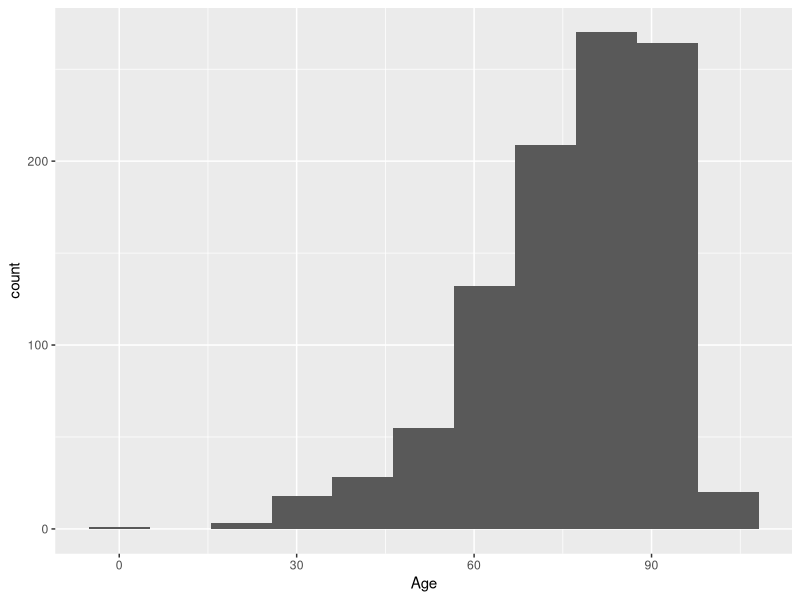
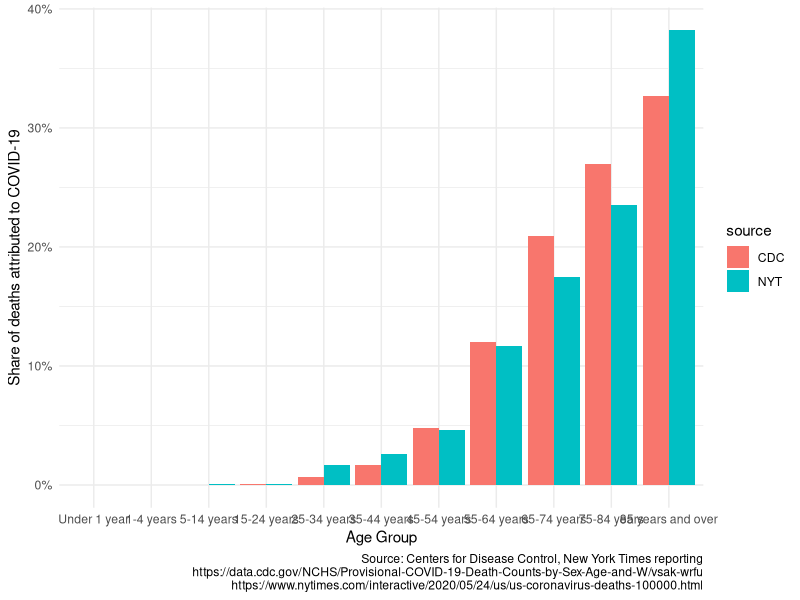

Write R code to recreate these figures, in order.
library(tidyverse)

# https://data.cdc.gov/NCHS/Provisional-COVID-19-Death-Counts-by-Sex-Age-and-W/vsak-wrfu
cdc_data <- read_csv("data/CDC_provisional_deaths_by_age.csv")

cdc_aggregated <- cdc_data %>%
   mutate(`Age Group` = factor(`Age Group`, levels = c("Under 1 year", "1-4 years", "5-14 years", "15-24 years", "25-34 years", "35-44 years", "45-54 years", "55-64 years", "65-74 years", "75-84 years", "85 years and over"))) %>%
   group_by(`Age Group`) %>%
   summarize(deaths = sum(`COVID-19 Deaths`)) %>%
   mutate(pct = round(deaths / sum(deaths), 3),
          source = "CDC")


# https://www.nytimes.com/interactive/2020/05/24/us/us-coronavirus-deaths-100000.html
nytimes_deaths <- read_csv("data/deaths.csv")

nytimes_deaths %>%
   ggplot(aes(x = Age)) +
   geom_histogram(bins = 11)

# re-create CDC bins
nytimes_deaths_aggregated <- nytimes_deaths %>%
   mutate(`Age Group` = case_when(
      Age < 1 ~ "Under 1 year",
      Age >= 1 & Age <= 4 ~ "1-4 years",
      Age >= 5 & Age <= 14 ~ "5-14 years",
      Age >= 15 & Age <= 24 ~ "15-24 years",
      Age >= 25 & Age <= 34 ~ "25-34 years",
      Age >= 35 & Age <= 44 ~ "35-44 years",
      Age >= 45 & Age <= 54 ~ "45-54 years",
      Age >= 55 & Age <= 64 ~ "55-64 years",
      Age >= 65 & Age <= 74 ~ "65-74 years",
      Age >= 75 & Age <= 84 ~ "75-84 years",
      Age >= 85 ~ "85 years and over")) %>%
   mutate(`Age Group` = factor(`Age Group`, levels = c("Under 1 year", "1-4 years", "5-14 years", "15-24 years", "25-34 years", "35-44 years", "45-54 years", "55-64 years", "65-74 years", "75-84 years", "85 years and over"))) %>%
   group_by(`Age Group`) %>%
   summarize(deaths = n()) %>%
   mutate(pct = deaths / sum(deaths),
          source = "NYT")

dada_joined <- cdc_aggregated %>%
   inner_join(nytimes_deaths_aggregated, by = "Age Group", suffix = c(".cdc", ".nyt")) %>%
   mutate(diff = pct.nyt - pct.cdc)

all_rows <- cdc_aggregated %>%
   bind_rows(nytimes_deaths_aggregated)

all_rows %>%
   ggplot(aes(x = `Age Group`, y = pct, fill = source)) +
   geom_bar(stat = "identity", position="dodge") +
   scale_y_continuous(labels = scales::percent) +
   theme_minimal() +
   labs(caption = "Source: Centers for Disease Control, New York Times reporting\nhttps://data.cdc.gov/NCHS/Provisional-COVID-19-Death-Counts-by-Sex-Age-and-W/vsak-wrfu\nhttps://www.nytimes.com/interactive/2020/05/24/us/us-coronavirus-deaths-100000.html", y = "Share of deaths attributed to COVID-19")
